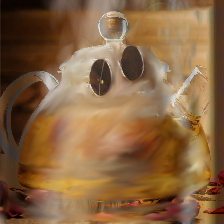
#> input picture 404CTF2023/IA/LePetitChat/theiere.v3.png, 224 x 224 px
$ python vv1-vv2.teapot.py
#> lines starting #> are read from the running program, lines starting #| are printed output that depends on the picture
from PIL import Image, ImageOps
import numpy as np
from math import sqrt

# creating a image1 object
teap = Image.open("theiere.v3.png")
#> teap is the input picture: PIL image 224x224 RGB; mean R, G, B 135.1, 100.5, 65.9
chat = Image.open("chat.jpg")
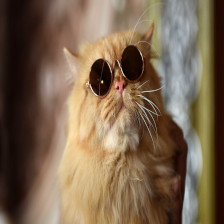
#> input picture 404CTF2023/IA/LePetitChat/chat.jpg, 224 x 224 px
#> chat is the input picture: PIL image 224x224 RGB; mean R, G, B 122.4, 101.3, 79
# im = Image.open("my_chat.v1.jpg")

teappx = teap.load()
chatpx = chat.load()
img = Image.new('RGB', (224, 224), color = 'red')
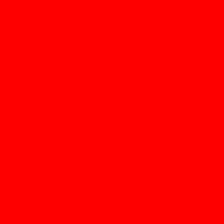
#> img: PIL image 224x224 RGB; mean R, G, B 255, 0, 0

for x in range(224): # for every pixel:
    for y in range(224):
        r1,g1,b1 = teappx[x,y]
        r2,g2,b2 = chatpx[x,y]

        dist = sqrt((r1-r2)**2+(g1-g2)**2+(b1-b2)**2)
        rab,gab,bab = (r2-r1,g2-g1,b2-b1)
        dist = sqrt(rab**2+gab**2+bab**2)
        if dist >= 70:
            img.putpixel((x, y), (r2-int((70/dist)*rab),g2-int((70/dist)*gab),b2-int((70/dist)*bab)))
        else:
            img.putpixel((x, y), (r1,g1,b1))
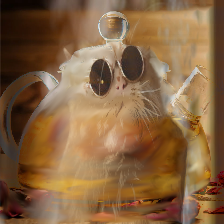
#> img: PIL image 224x224 RGB; mean R, G, B 134.5, 100.2, 66

        # img.putpixel((x, y), (r,g,b))#(r,g,b))

img.save("theiere.v4.png")
